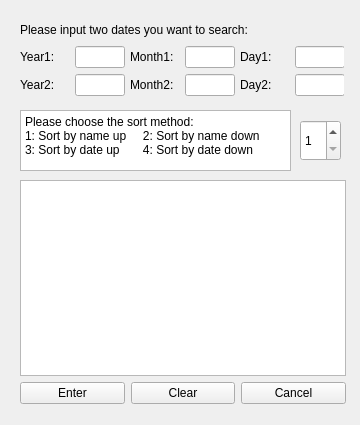
<?xml version="1.0" encoding="UTF-8"?>
<ui version="4.0">
 <class>SortFestival</class>
 <widget class="QWidget" name="SortFestival">
  <property name="geometry">
   <rect>
    <x>0</x>
    <y>0</y>
    <width>360</width>
    <height>425</height>
   </rect>
  </property>
  <property name="minimumSize">
   <size>
    <width>360</width>
    <height>425</height>
   </size>
  </property>
  <property name="maximumSize">
   <size>
    <width>360</width>
    <height>425</height>
   </size>
  </property>
  <property name="windowTitle">
   <string>Form</string>
  </property>
  <widget class="QTextBrowser" name="textBrowser">
   <property name="geometry">
    <rect>
     <x>20</x>
     <y>110</y>
     <width>271</width>
     <height>61</height>
    </rect>
   </property>
   <property name="html">
    <string>&lt;!DOCTYPE HTML PUBLIC &quot;-//W3C//DTD HTML 4.0//EN&quot; &quot;http://www.w3.org/TR/REC-html40/strict.dtd&quot;&gt;
&lt;html&gt;&lt;head&gt;&lt;meta name=&quot;qrichtext&quot; content=&quot;1&quot; /&gt;&lt;meta charset=&quot;utf-8&quot; /&gt;&lt;style type=&quot;text/css&quot;&gt;
p, li { white-space: pre-wrap; }
hr { height: 1px; border-width: 0; }
li.unchecked::marker { content: &quot;\2610&quot;; }
li.checked::marker { content: &quot;\2612&quot;; }
&lt;/style&gt;&lt;/head&gt;&lt;body style=&quot; font-family:'Microsoft YaHei UI'; font-size:9pt; font-weight:400; font-style:normal;&quot;&gt;
&lt;p style=&quot; margin-top:0px; margin-bottom:0px; margin-left:0px; margin-right:0px; -qt-block-indent:0; text-indent:0px;&quot;&gt;Please choose the sort method:&lt;/p&gt;
&lt;p style=&quot; margin-top:0px; margin-bottom:0px; margin-left:0px; margin-right:0px; -qt-block-indent:0; text-indent:0px;&quot;&gt;1: Sort by name up     2: Sort by name down&lt;/p&gt;
&lt;p style=&quot; margin-top:0px; margin-bottom:0px; margin-left:0px; margin-right:0px; -qt-block-indent:0; text-indent:0px;&quot;&gt;3: Sort by date up       4: Sort by date down&lt;/p&gt;&lt;/body&gt;&lt;/html&gt;</string>
   </property>
  </widget>
  <widget class="QSpinBox" name="spinBox">
   <property name="geometry">
    <rect>
     <x>300</x>
     <y>120</y>
     <width>41</width>
     <height>41</height>
    </rect>
   </property>
   <property name="minimum">
    <number>1</number>
   </property>
   <property name="maximum">
    <number>4</number>
   </property>
  </widget>
  <widget class="QWidget" name="">
   <property name="geometry">
    <rect>
     <x>20</x>
     <y>20</y>
     <width>324</width>
     <height>76</height>
    </rect>
   </property>
   <layout class="QVBoxLayout" name="verticalLayout">
    <item>
     <widget class="QLabel" name="label">
      <property name="text">
       <string>Please input two dates you want to search:</string>
      </property>
     </widget>
    </item>
    <item>
     <layout class="QHBoxLayout" name="horizontalLayout">
      <item>
       <widget class="QLabel" name="label_2">
        <property name="minimumSize">
         <size>
          <width>50</width>
          <height>0</height>
         </size>
        </property>
        <property name="maximumSize">
         <size>
          <width>50</width>
          <height>16777215</height>
         </size>
        </property>
        <property name="text">
         <string>Year1:</string>
        </property>
       </widget>
      </item>
      <item>
       <widget class="QLineEdit" name="lineEdit_year1">
        <property name="minimumSize">
         <size>
          <width>50</width>
          <height>0</height>
         </size>
        </property>
        <property name="maximumSize">
         <size>
          <width>50</width>
          <height>16777215</height>
         </size>
        </property>
       </widget>
      </item>
      <item>
       <widget class="QLabel" name="label_3">
        <property name="minimumSize">
         <size>
          <width>50</width>
          <height>0</height>
         </size>
        </property>
        <property name="maximumSize">
         <size>
          <width>50</width>
          <height>16777215</height>
         </size>
        </property>
        <property name="text">
         <string>Month1:</string>
        </property>
       </widget>
      </item>
      <item>
       <widget class="QLineEdit" name="lineEdit_month1">
        <property name="minimumSize">
         <size>
          <width>50</width>
          <height>0</height>
         </size>
        </property>
        <property name="maximumSize">
         <size>
          <width>50</width>
          <height>16777215</height>
         </size>
        </property>
       </widget>
      </item>
      <item>
       <widget class="QLabel" name="label_4">
        <property name="minimumSize">
         <size>
          <width>50</width>
          <height>0</height>
         </size>
        </property>
        <property name="maximumSize">
         <size>
          <width>50</width>
          <height>16777215</height>
         </size>
        </property>
        <property name="text">
         <string>Day1:</string>
        </property>
       </widget>
      </item>
      <item>
       <widget class="QLineEdit" name="lineEdit_day1">
        <property name="minimumSize">
         <size>
          <width>50</width>
          <height>0</height>
         </size>
        </property>
        <property name="maximumSize">
         <size>
          <width>50</width>
          <height>16777215</height>
         </size>
        </property>
       </widget>
      </item>
     </layout>
    </item>
    <item>
     <layout class="QHBoxLayout" name="horizontalLayout_2">
      <item>
       <widget class="QLabel" name="label_5">
        <property name="minimumSize">
         <size>
          <width>50</width>
          <height>0</height>
         </size>
        </property>
        <property name="maximumSize">
         <size>
          <width>50</width>
          <height>16777215</height>
         </size>
        </property>
        <property name="text">
         <string>Year2:</string>
        </property>
       </widget>
      </item>
      <item>
       <widget class="QLineEdit" name="lineEdit_year2">
        <property name="minimumSize">
         <size>
          <width>50</width>
          <height>0</height>
         </size>
        </property>
        <property name="maximumSize">
         <size>
          <width>50</width>
          <height>16777215</height>
         </size>
        </property>
       </widget>
      </item>
      <item>
       <widget class="QLabel" name="label_6">
        <property name="minimumSize">
         <size>
          <width>50</width>
          <height>0</height>
         </size>
        </property>
        <property name="maximumSize">
         <size>
          <width>50</width>
          <height>16777215</height>
         </size>
        </property>
        <property name="text">
         <string>Month2:</string>
        </property>
       </widget>
      </item>
      <item>
       <widget class="QLineEdit" name="lineEdit_month2">
        <property name="minimumSize">
         <size>
          <width>50</width>
          <height>0</height>
         </size>
        </property>
        <property name="maximumSize">
         <size>
          <width>50</width>
          <height>16777215</height>
         </size>
        </property>
       </widget>
      </item>
      <item>
       <widget class="QLabel" name="label_7">
        <property name="minimumSize">
         <size>
          <width>50</width>
          <height>0</height>
         </size>
        </property>
        <property name="maximumSize">
         <size>
          <width>50</width>
          <height>16777215</height>
         </size>
        </property>
        <property name="text">
         <string>Day2:</string>
        </property>
       </widget>
      </item>
      <item>
       <widget class="QLineEdit" name="lineEdit_day2">
        <property name="minimumSize">
         <size>
          <width>50</width>
          <height>0</height>
         </size>
        </property>
        <property name="maximumSize">
         <size>
          <width>50</width>
          <height>16777215</height>
         </size>
        </property>
       </widget>
      </item>
     </layout>
    </item>
   </layout>
  </widget>
  <widget class="QWidget" name="">
   <property name="geometry">
    <rect>
     <x>20</x>
     <y>180</y>
     <width>326</width>
     <height>224</height>
    </rect>
   </property>
   <layout class="QVBoxLayout" name="verticalLayout_2">
    <item>
     <widget class="QTextBrowser" name="textBrowser_sort"/>
    </item>
    <item>
     <layout class="QHBoxLayout" name="horizontalLayout_3">
      <item>
       <widget class="QPushButton" name="EnterButton">
        <property name="text">
         <string>Enter</string>
        </property>
       </widget>
      </item>
      <item>
       <widget class="QPushButton" name="ClearButton">
        <property name="text">
         <string>Clear</string>
        </property>
       </widget>
      </item>
      <item>
       <widget class="QPushButton" name="CancelButton">
        <property name="text">
         <string>Cancel</string>
        </property>
       </widget>
      </item>
     </layout>
    </item>
   </layout>
  </widget>
 </widget>
 <resources/>
 <connections/>
</ui>
